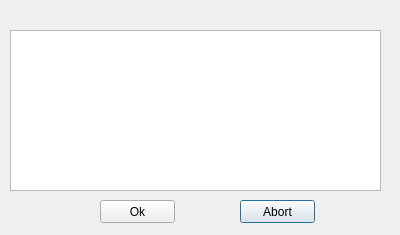
<ui version="4.0" >
 <class>SelectLabelDialogClass</class>
 <widget class="QDialog" name="SelectLabelDialogClass" >
  <property name="geometry" >
   <rect>
    <x>0</x>
    <y>0</y>
    <width>400</width>
    <height>235</height>
   </rect>
  </property>
  <property name="windowTitle" >
   <string>SelectLabelDialog</string>
  </property>
  <widget class="QListWidget" name="listWidget" >
   <property name="geometry" >
    <rect>
     <x>10</x>
     <y>30</y>
     <width>371</width>
     <height>161</height>
    </rect>
   </property>
  </widget>
  <widget class="QPushButton" name="pushButton" >
   <property name="geometry" >
    <rect>
     <x>240</x>
     <y>200</y>
     <width>75</width>
     <height>23</height>
    </rect>
   </property>
   <property name="text" >
    <string>Abort</string>
   </property>
  </widget>
  <widget class="QPushButton" name="pushButton_2" >
   <property name="geometry" >
    <rect>
     <x>100</x>
     <y>200</y>
     <width>75</width>
     <height>23</height>
    </rect>
   </property>
   <property name="text" >
    <string>Ok</string>
   </property>
  </widget>
 </widget>
 <layoutdefault spacing="6" margin="11" />
 <resources/>
 <connections/>
</ui>
